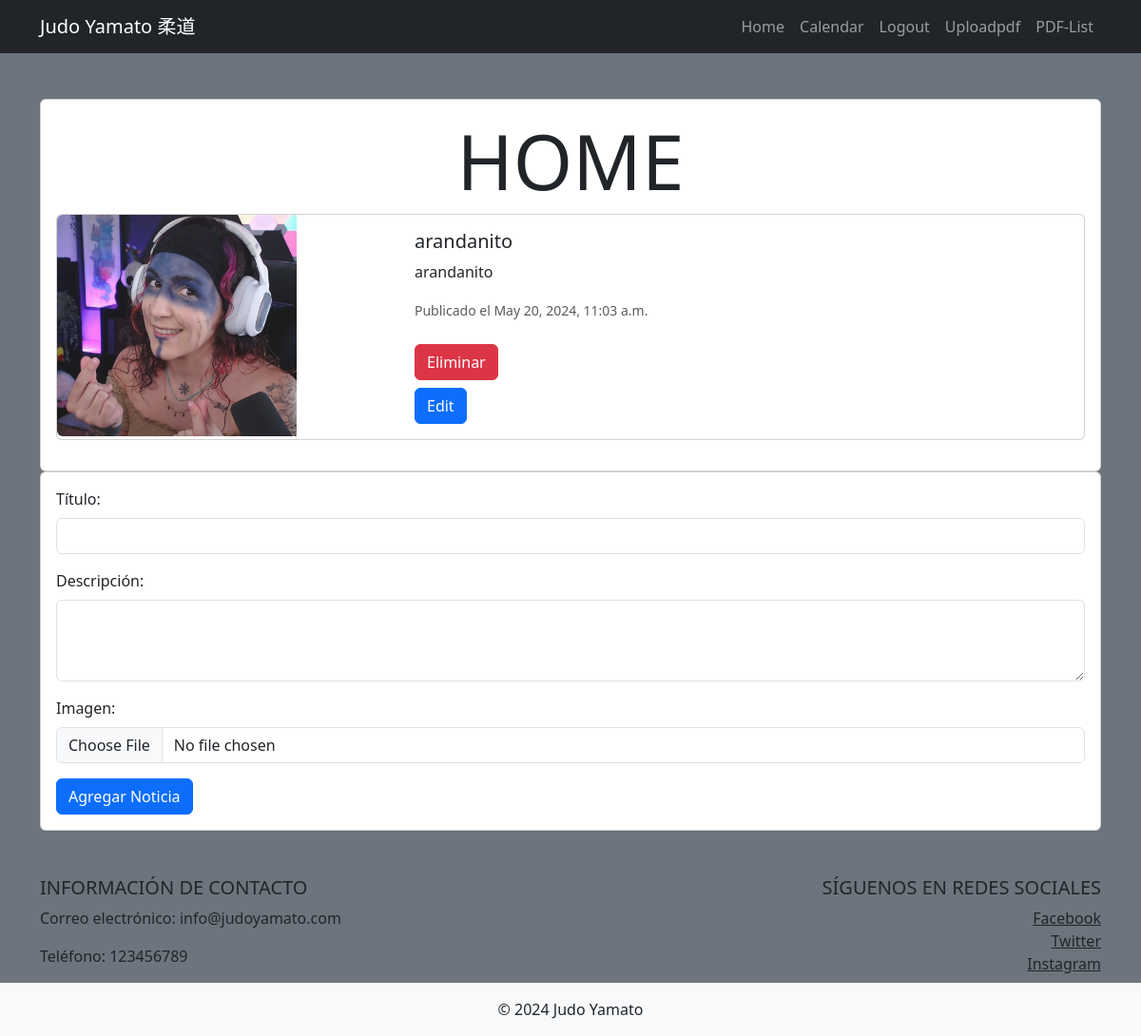
Page / (signed in) on the earlier database version.
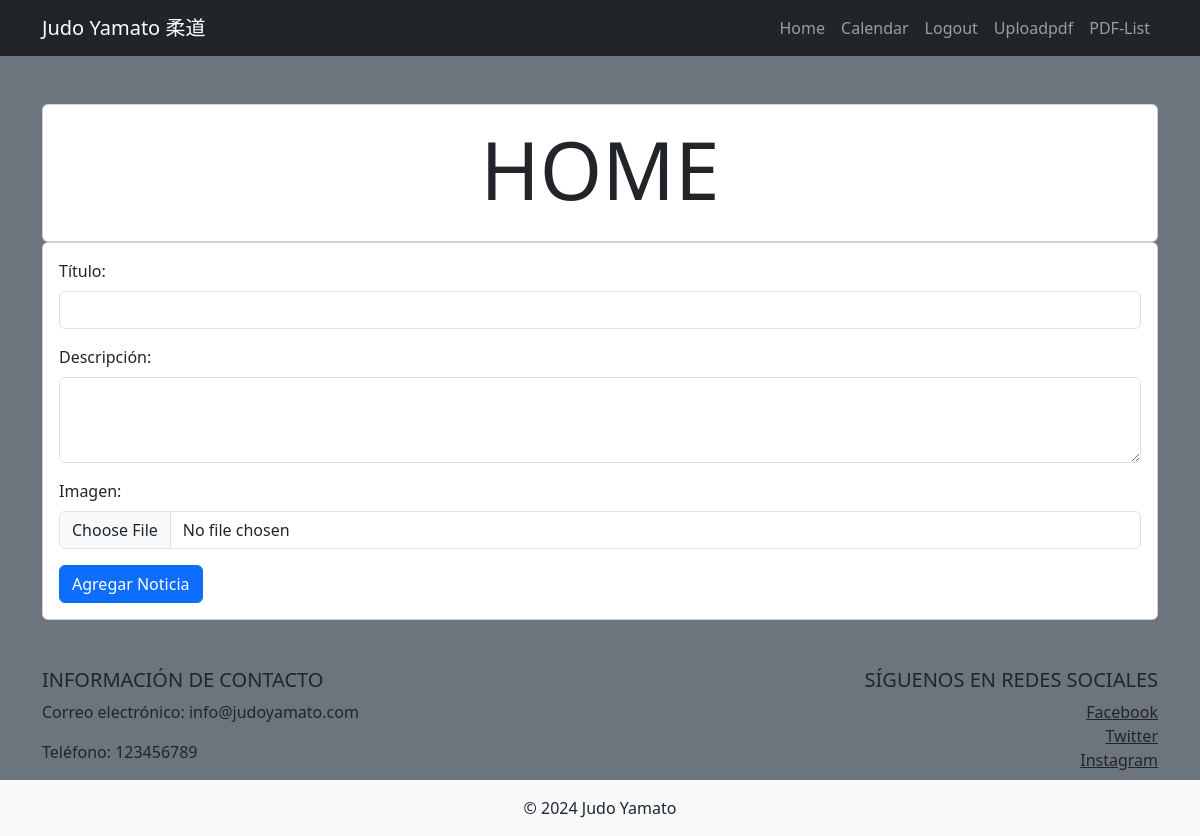
Same page on the later database version.
### tasks/models.py (models this page shows, shortened)
class Noticia(models.Model):
    titulo = models.CharField(max_length=200)
    descripcion = models.TextField()
    imagen = models.ImageField(upload_to='noticias/')
    fecha_publicacion = models.DateTimeField(auto_now_add=True)

### tasks/views.py (the view)
# urls.py: 2. Add a URL to urlpatterns:  path('', views.home, name='home')
@login_required
def home(request):
    if request.method == 'POST':
        form = NoticiaForm(request.POST, request.FILES)
        if form.is_valid():
            noticia = form.save(commit=False)
            noticia.save()
            return redirect('home')
    else:
        form = NoticiaForm()
    noticias = Noticia.objects.all()
    return render(request, 'home.html', {'form': form, 'noticias': noticias})

### tasks/forms.py
class NoticiaForm(forms.ModelForm):
    class Meta:
        model = Noticia
        fields = ['titulo', 'descripcion', 'imagen']

### tasks/templates/home.html (shortened to what this page needs)
{% extends 'base.html' %}
{% block content %}
<main class="container py-5">
    <section class="card card-body">
        <h1 class="display-1 text-center">HOME</h1>
        {% for noticia in noticias %}
            <div class="card mb-3">
                <div class="row g-0">
                    <div class="col-md-4">
                        <a href="/uploadpdf" class="nav-link"><img src="{{ noticia.imagen.url }}" style="width: 70%;"  class="img-fluid rounded-start" alt="..."></a>
                    </div>
                    <div class="col-md-8">
                        <div class="card-body">
                            <h5 class="card-title">{{ noticia.titulo }}</h5>
                            <p class="card-text">{{ noticia.descripcion }}</p>
                            <p class="card-text"><small class="text-muted">Publicado el {{ noticia.fecha_publicacion }}</small></p>
                            {% if user.is_superuser %}
                                <form class="py-2" method="post" action="{% url 'delete_noticia' noticia.id %}">
                                    <button type="submit" class="btn btn-danger">Eliminar</button>
                                </form>
                                <button type="button" class="btn btn-primary" data-bs-toggle="modal" data-bs-target="#exampleModal" data-id="{{noticia.pk}}">Edit</button>
                            {% endif %}
                        </div>
                    </div>
                </div>
            </div>
        {% endfor %}
    </section>
    {% if user.is_superuser %}
    <section class="card card-body">
            <form method="post" enctype="multipart/form-data">
                <div class="mb-3">
                    <label for="titulo" class="form-label">Título:</label>
                    <input type="text" class="form-control" id="titulo" name="titulo">
                </div>
                <div class="mb-3">
                    <label for="descripcion" class="form-label">Descripción:</label>
                    <textarea class="form-control" id="descripcion" name="descripcion" rows="3"></textarea>
                </div>
                <div class="mb-3">
                    <label for="imagen" class="form-label">Imagen:</label>
                    <input type="file" class="form-control"  id="imagen" name="imagen">
                </div>
                <button type="submit" class="btn btn-primary">Agregar Noticia</button>
            </form>
        {% endif %}
    </section>
</main>
{% endblock %}

Differences in the rows shown:
removed Noticia: imagen (picture), titulo "arandanito", descripcion "arandanito", fecha_publicacion "May 20, 2024, 11:03 a.m."
